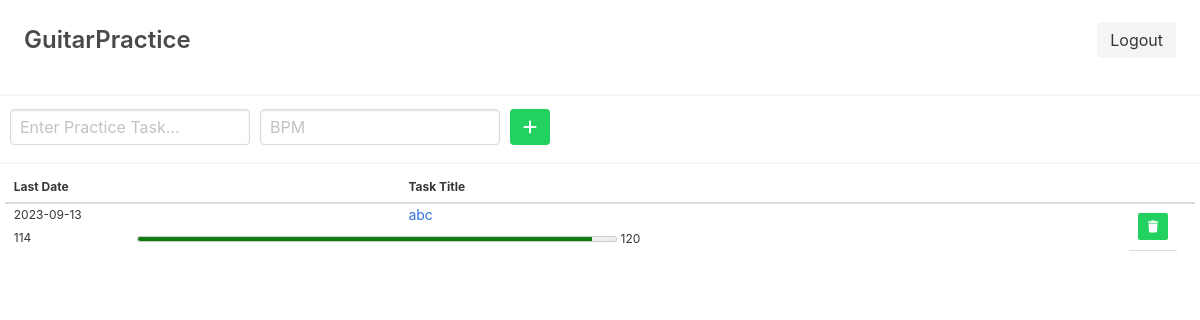
Before: /task_list (signed in) with the older database file.
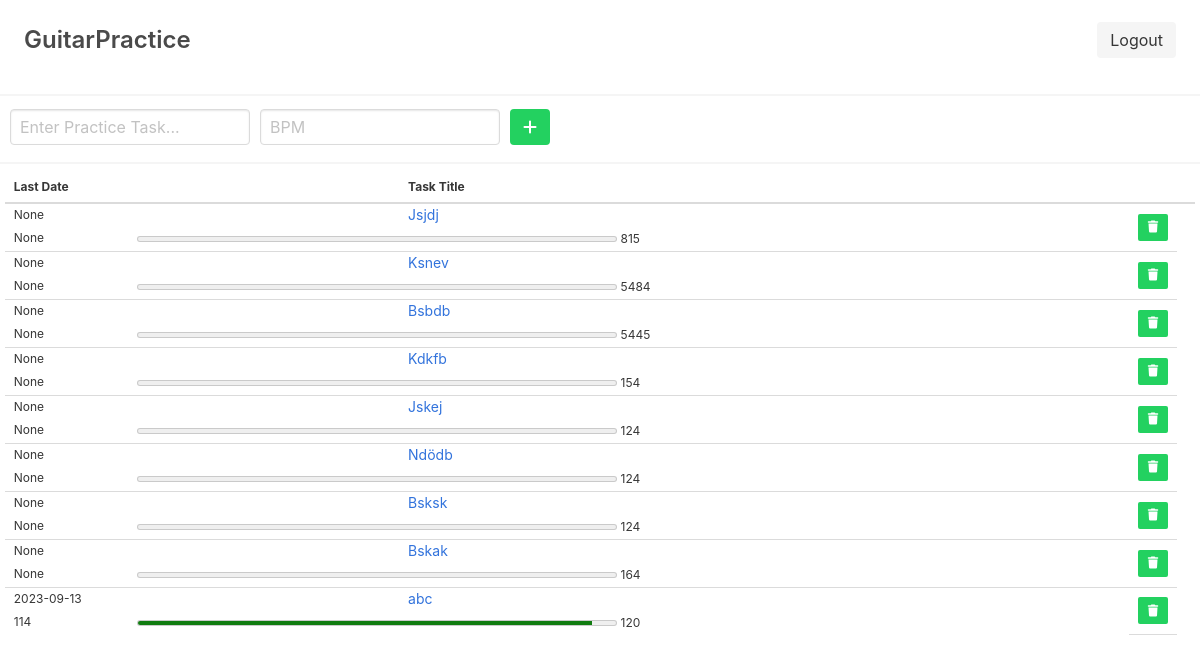
After: the same page with the newer database file.
### Guitar_Practice/models.py (models this page shows)
class tasks(db.Model):
    id = db.Column(db.Integer, primary_key=True)
    user_id = db.Column(db.Integer)
    title = db.Column(db.String(100))
    target_bpm = db.Column(db.Integer)
    complete = db.Column(db.Boolean)

### Guitar_Practice/main.py (the view)
@main.get("/task_list")
def task_list():
    user_id = current_user.get_id()
    max_bpms = db.session.query(sessions.task_id, func.max(sessions.bpm).label("bpm")).filter(sessions.user_id == user_id).group_by(sessions.task_id).subquery()
    last_session = db.session.query(sessions.task_id, func.max(sessions.date).label("last_session_date")).filter(sessions.user_id == user_id).group_by(sessions.task_id).subquery()
    task_list = db.session.query(tasks.id, tasks.title, tasks.target_bpm, tasks.complete) \
            .filter(tasks.user_id == user_id) \
            .outerjoin(max_bpms, tasks.id == max_bpms.c.task_id) \
            .outerjoin(last_session, tasks.id == last_session.c.task_id) \
            .add_entity(max_bpms.c.bpm) \
            .add_entity(last_session.c.last_session_date) \
            .order_by(last_session.c.last_session_date) \
            .all()
    return render_template("tasks.html", task_list=task_list)

### Guitar_Practice/__init__.py (called while the page is built)
def create_app():
    app = Flask(__name__)
    app.config['SECRET_KEY'] = '9OLWxND4o83j4K4iuopO'
    app.config['SQLALCHEMY_DATABASE_URI'] = 'sqlite:///db.sqlite'
    app.app_context().push()
    db.init_app(app)
    login_manager = LoginManager()
    login_manager.login_view = 'auth.login'
    login_manager.init_app(app)
    from .models import User
    @login_manager.user_loader
    def load_user(user_id):
        return User.query.get(int(user_id))
    from .auth import auth as auth_blueprint
    app.register_blueprint(auth_blueprint)
    from .main import main as main_blueprint
    app.register_blueprint(main_blueprint)
    return app

### Guitar_Practice/templates/tasks.html (shortened to what this page needs)
<!DOCTYPE html>
<html lang="en">
<head>
    <link rel="stylesheet" href="../static/css/main.css" />
</head>
<body style="height: 100%;
display: flex;
flex-direction: column;
margin: 0;">
    <div class="r_flex_container" style="display:flex;
    flex-flow: column nowrap;
    height: 100%;
    display: flex;
    flex-direction: column;
    margin: 0;">
        <div class="r_flex_fixed_child">
            <div class="columns is-mobile is-vcentered" style="width: 100%; overflow-x: hidden;margin-top: 10px;">
                <div class="column is-one-half has-text-left" style="position: relative; left: 24px;">
                    <p class="text is-size-4 has-text-weight-semibold">GuitarPractice</p>
                </div>
                <div class="column is-one-half is-right">
                    <form class="buttons is-right" action="/logout" method="get">
                        <button class="button is-block is-light is-normal ">Logout</button>
                    </form>
                </div>
            </div>
            <hr>
            <form method="POST" action="/add" style="margin-top: -0.7em; margin-bottom: -1.2em;">
                <div class="field-box" style="display:flex; width: 100%;">
                    <div class="field" style="width: 15em; margin-right: 10px; margin-left: 10px;">
                        <input class="input is-normal" type="text" name="title" placeholder="Enter Practice Task...">
                    </div>
                    <div class="field" style="width: 20vw; margin-right: 10px">
                        <input class="input is-normal" type="number" inputmode="decimal" name="target_bpm" placeholder="BPM"
                            required>
                    </div>
                    <div class="field" style="margin-right: 10px">
                        <button class="button is-info is-normal has-background-success fa-solid fa-plus" type="submit"></button>
                    </div>
                </div>
            </form>
            <hr>
        </div>
        <div class="r_flex_expand_child" style="flex:1;
        overflow-y:auto;  margin: 0.3em; display: block; margin-bottom: 20px; margin-top: -1em;">
            <table class="table is-hoverable is-fullwidth is-size-7">
                <thead style="top: 0;
                z-index: 2;
                position: sticky;
                background-color: white;">
                    <tr>
                        <th>Last Date</th>
                        <th>Task Title</th>
                        <th></th>
                        <th></th>
                    </tr>
                </thead>
                <tbody>
                    {% for task in task_list %}
                    <tr style="border-bottom-style: hidden; line-height:10px;">
                        <td style="width: 35vw;">{{task.last_session_date}}</td>
                        <td style="width: 65vw;"><a class="task_list_name" href="/task/{{ task.id }}" style="font-size: 14px;">{{ task.title }}</a></td>
                        <td rowspan="2" style="vertical-align : middle;text-align:right;">
                            <form style='display: inline;' class="ui form" action="/delete" method="post">
                                <span class="field">
                                    <button
                                        class="button is-danger is-small has-background-success fa-solid fa-trash is-centered"
                                        type="submit" style="margin:auto; display:inline-block;"></button>
                                </span>
                            </form>
                        </td>
                    </tr>
                    <tr style="line-height:5px;">
                        <td colspan="2"><span class="meter_label" style="width: 10vw; display: inline-block;">{{ task.bpm }} </span>
                            <meter id="progressbar" value="{{task.bpm}}" min="0" max="{{task.target_bpm}}" style="width: 40vw;"></meter>
                            <span class="meter_label">{{ task.target_bpm }} </span>
                        </td>
                    </tr>
                    {% endfor %}
                </tbody>
            </table>
        </div>
    </div>
</body>
</html>

Changed rows visible on the page:
added tasks: last_session_date "None", title "Jsjdj", bpm "None", target_bpm "815"
added tasks: last_session_date "None", title "Ksnev", bpm "None", target_bpm "5484"
added tasks: last_session_date "None", title "Bsbdb", bpm "None", target_bpm "5445"
added tasks: last_session_date "None", title "Kdkfb", bpm "None", target_bpm "154"
added tasks: last_session_date "None", title "Jskej", bpm "None", target_bpm "124"
added tasks: last_session_date "None", title "Ndödb", bpm "None", target_bpm "124"
added tasks: last_session_date "None", title "Bsksk", bpm "None", target_bpm "124"
added tasks: last_session_date "None", title "Bskak", bpm "None", target_bpm "164"
